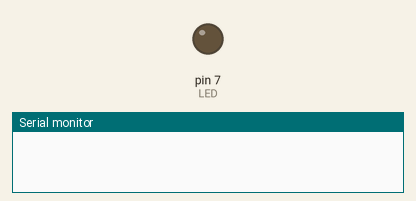
The sketch below on a simulated Arduino Uno, built with avr-gcc and run on an emulated ATmega328P. Parts: output pins drawn as LEDs (lit = HIGH), the last lines printed to the serial monitor.

Above: at 0.6 s.
At 2.42 s:
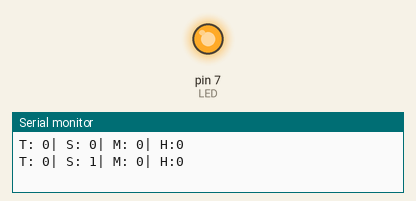
Timing chart, 0 to 3.0 s (numbered marks = the images above):
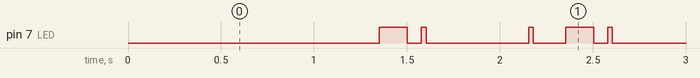

Measured:
- by itself, pin 7 (LED): repeats every 1.0 s: LOW 0.08 s, HIGH 0.03 s, LOW 0.55 s, HIGH 0.03 s, LOW 0.18 s, HIGH 0.15 s
- by itself, everything shown: repeats every 1.0 s, in 4 steps

The sketch:

Clock.ino
```cpp
int Second = 0;
int Second2 = 0;
int Minute = 0;
int Hour = 0;
int Day = 0;
//
long P_MS = 0;    // 0 MS
long I_MS = 1000; // 1000MS = 1S
//
#define LED 13
#define LED 7
const int LP7 = 7;
const int LP13 = 13;
int L7 = LOW;
int L13 = HIGH;
//
void setup() {
 Serial.begin(9600);
 pinMode(LED,OUTPUT);
}
void loop() {
  unsigned long CurrentMS = millis();
  if (CurrentMS - P_MS > I_MS)
  {
    P_MS = CurrentMS;
    if (P_MS == CurrentMS)
    {
      // Print Time Every Second
        Serial.println(("T: " + String(Second)+ "| S: " +String(Second2) + "| M: "+ String(Minute) + "| H:" + String(Hour)));
        Second++;
        Second2++;
        //
        if (L13 == LOW && L7 == LOW)
        {
        L13 = HIGH;
        L7 = HIGH;
        digitalWrite(LP13, L13);
        delay(150);
        digitalWrite(LP7,L7);
        }
        else
        {
        L13 = LOW;
        L7 = LOW;
        digitalWrite(LP13, L13);
        delay(150);
        digitalWrite(LP7, L7);
        }
        //
      if (Second == 1)
      {
        Second = 0;
        L13 = HIGH;
        digitalWrite(LP13,L13);
        delay(25);
        L7 = LOW;
        digitalWrite(LP7,L7);
        delay(50);
        L13 = LOW;
        digitalWrite(LP13,L13);
        delay(125);
        L7 = HIGH;
        digitalWrite(LP7,L7);
        delay(125);
        L13 = HIGH;
        digitalWrite(LP13,L13);
        delay(25);
        L7 = LOW;
        digitalWrite(LP7,L7);
        delay(25);
        L13 = LOW;
        digitalWrite(LP13,L13);
        delay(50);
        L7 = HIGH;
        digitalWrite(LP7,L7);
        delay(25);
        L7 = LOW;
        digitalWrite(LP7,L7);
      }
      if (Second2 == 60)
      {
        Minute++;
        Second2 = 0;
      }
      if (Minute == 60)
      {
        Hour++;
        Minute = 0;
      }
      if (Hour == 24)
      {
        Day++;
        Hour = 0;
      }
    }
  }
}
```
